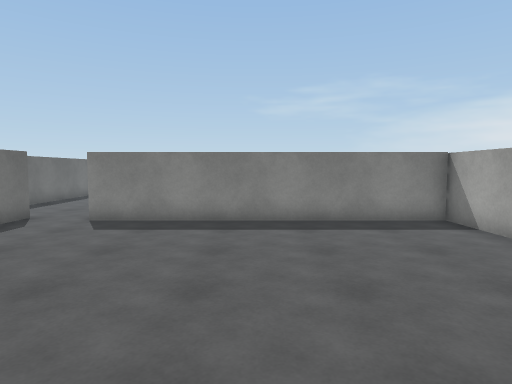
View 1 (above)

21 first-person views from a walk through a Unity game level. The camera is 1.5 m above the floor, tilts 4° down and sees 75° across. The floor is counted in squares, 1 m on a side. Each view is taken from the middle of a square. On the plan, view 1 faces up. The plan holds only what a view shows up to about 15 squares ahead; the rest is blank. The player is left out. Some animated figures are not drawn. Surface patterns are stand-ins for the level's own textures.

View 2
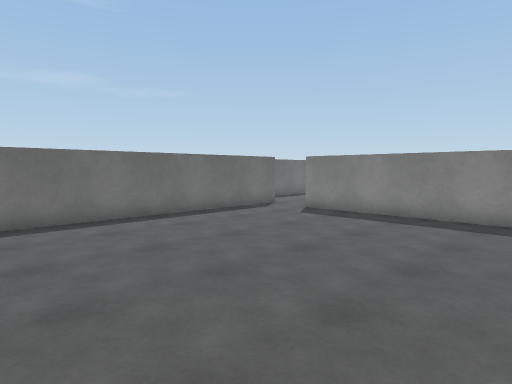

View 3
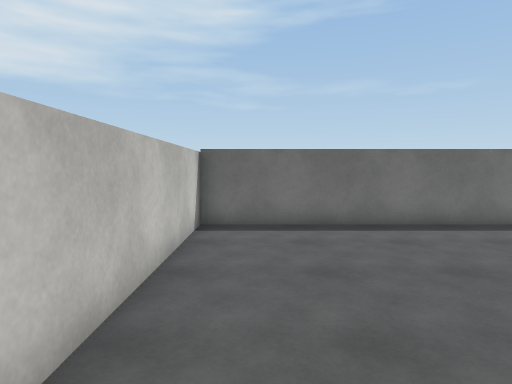

View 4
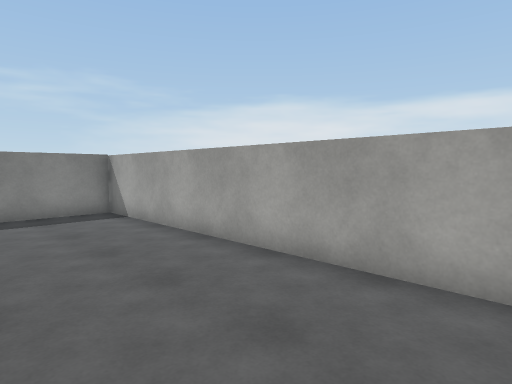

View 5
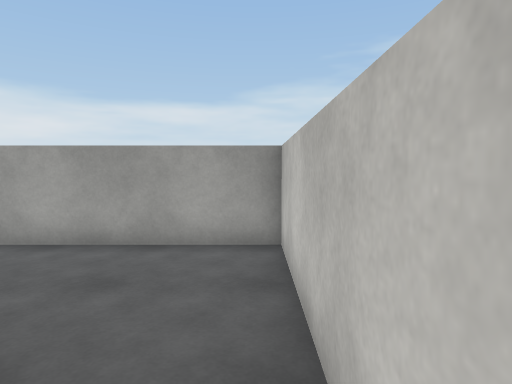

View 6
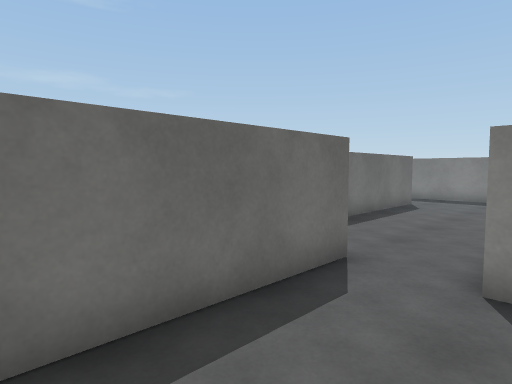

View 7
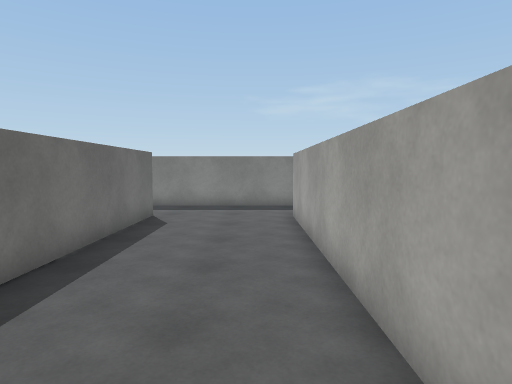

View 8
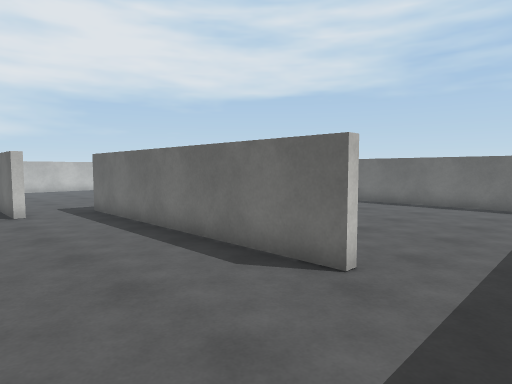

View 9
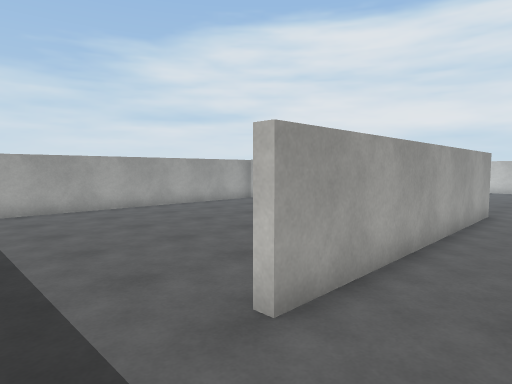

View 10
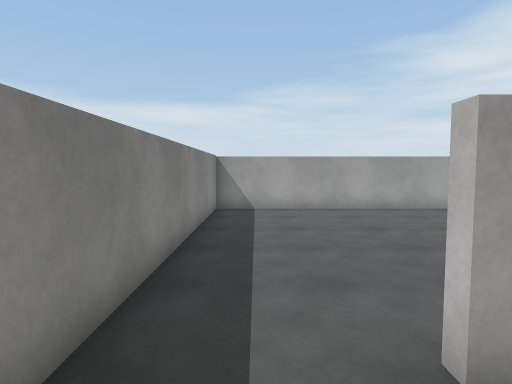

View 11
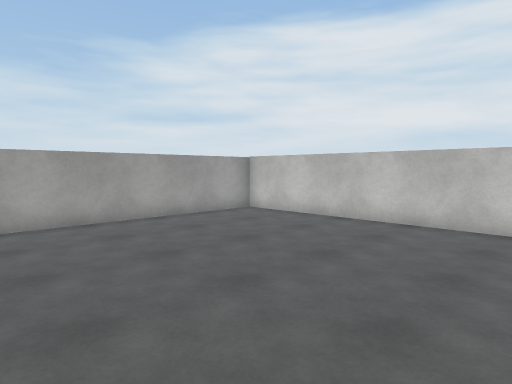

View 12
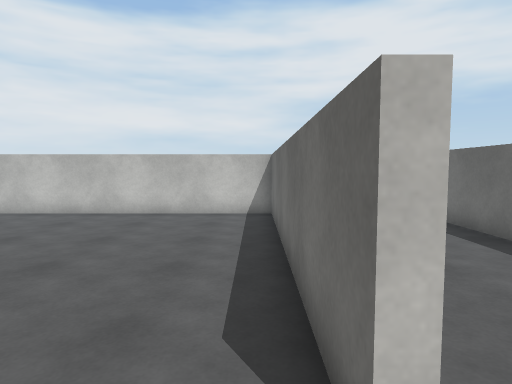

View 13
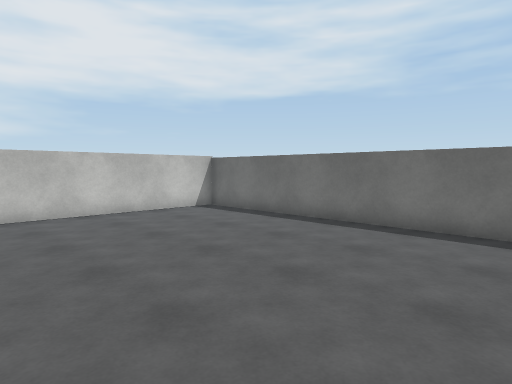

View 14
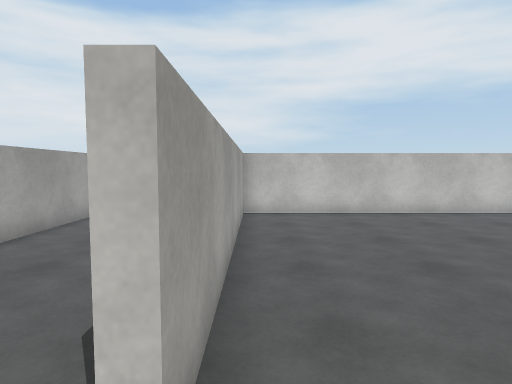

View 15
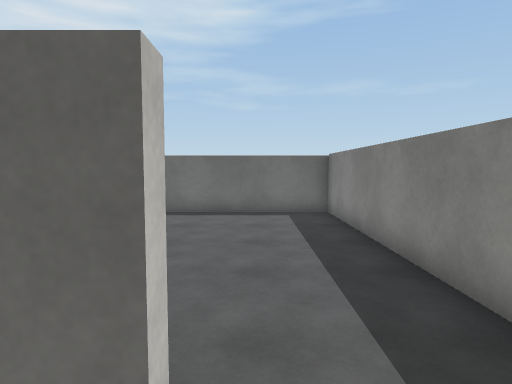

View 16
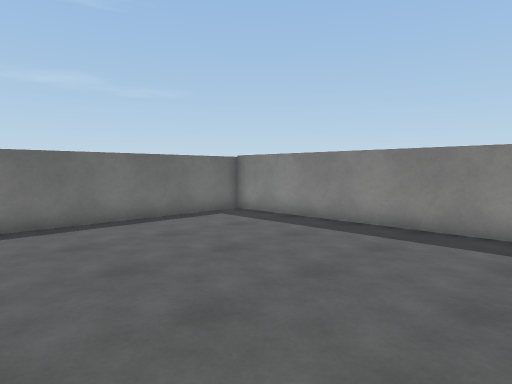

View 17
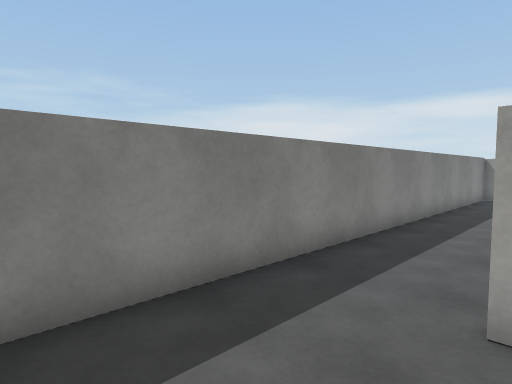

View 18
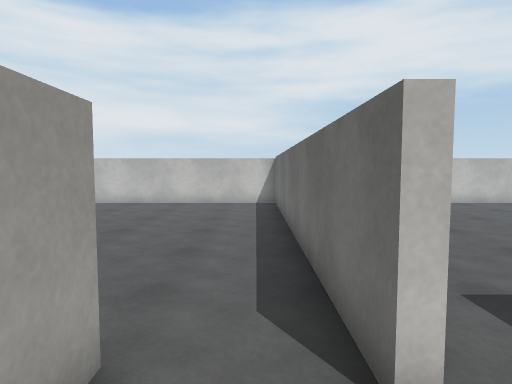

View 19
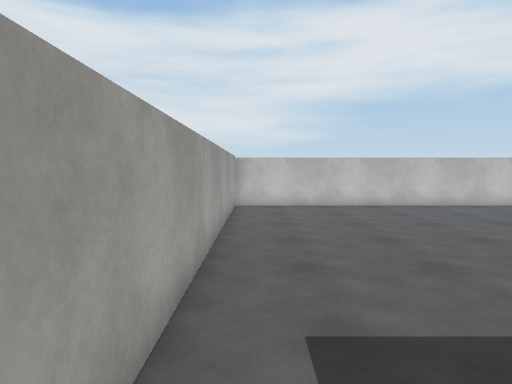

View 20
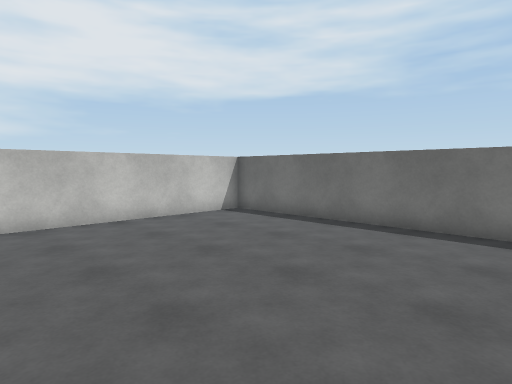

View 21
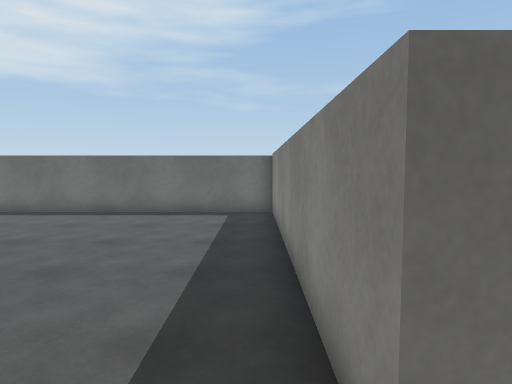

### Floor plan
Points are (right, up) in squares from view 1. A wall is a line through its corners. A room is listed if a view was taken in it or the views show most of it. See-through windows are left out.
Room 1 (views 1, 2, 3, 4, 5, 6, 7)
walls: (-6.8, 10) (-6.8, -2.5); (-7, -2.5) (5.5, -2.5) (5.5, 9.6) (-4.8, 9.6) (-4.8, 10.6)
ways out: opening at (-6, 10) to room 2
Room 2 (views 8, 9, 10, 11, 12, 15, 18, 19)
walls: (-4.5, 19.6) (-4.5, 10.1); (-4.8, 10.6) (-4.8, 19.6); (-4.6, 9.9) (5.5, 9.9) (5.5, 22.5) (-9.5, 22.5); (-9.3, 19.6) (-9.3, 10.6); (-7.2, 10) (-6.8, 10)
ways out: opening at (-6, 10) to room 1; opening at (-9, 21) to room 3; opening at (-8, 10) to room 4
Room 3 (views 13, 14, 16, 17)
walls: (-9.5, 22.5) (-19.5, 22.5) (-19.5, 9.9) (-9.6, 9.9) (-9.6, 19.6)
ways out: opening at (-9, 21) to room 2
Room 4 (views 20, 21)
walls: (-9.3, 10.6) (-9.3, 9.6) (-19.1, 9.6); (-7.2, -2.1) (-7.2, 10); (-19.5, 9.6) (-19.5, -2.5) (-7, -2.5)
ways out: opening at (-8, 10) to room 2

Positions as (right, up) in squares from view 1, and headings:
1: (0, 0), facing up
2: (3, -1), facing up-left
3: (2, -1), facing left
4: (1, -2), facing up-right
5: (-1, -2), facing right
6: (-4, 5), facing up-left
7: (-6, 9), facing up
8: (-5, 22), facing down-left
9: (-7, 22), facing down-right
10: (-7, 21), facing right
11: (-4, 19), facing down-right
12: (-4, 21), facing down
13: (-11, 21), facing down-left
14: (-10, 21), facing down
15: (-8, 20), facing left
16: (-10, 14), facing up-left
17: (-13, 19), facing up-right
18: (-6, 12), facing down
19: (-8, 11), facing down
20: (-11, 7), facing down-left
21: (-8, 9), facing left
